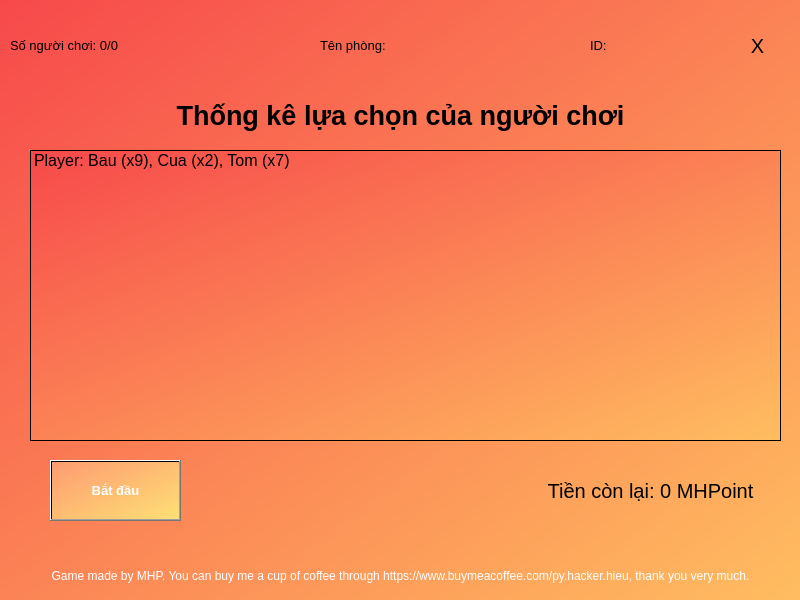
<?xml version="1.0" encoding="UTF-8"?>
<ui version="4.0">
 <class>Main</class>
 <widget class="QMainWindow" name="Main">
  <property name="geometry">
   <rect>
    <x>0</x>
    <y>0</y>
    <width>800</width>
    <height>600</height>
   </rect>
  </property>
  <property name="windowTitle">
   <string>Game Bầu Cua Online - In Game</string>
  </property>
  <property name="styleSheet">
   <string notr="true">background-color: qlineargradient(spread:pad, x1:0, y1:0, x2:1, y2:1, stop:0 rgba(247, 73, 75, 255), stop:0.997452 rgba(255, 189, 96, 255), stop:1 rgba(255, 255, 255, 255));</string>
  </property>
  <widget class="QWidget" name="centralwidget">
   <property name="styleSheet">
    <string notr="true"/>
   </property>
   <widget class="QLabel" name="credit">
    <property name="geometry">
     <rect>
      <x>0</x>
      <y>560</y>
      <width>801</width>
      <height>31</height>
     </rect>
    </property>
    <property name="styleSheet">
     <string notr="true">color:white;background-color:none;</string>
    </property>
    <property name="text">
     <string>Game made by MHP. You can buy me a cup of coffee through https://www.buymeacoffee.com/py.hacker.hieu, thank you very much.</string>
    </property>
    <property name="alignment">
     <set>Qt::AlignCenter</set>
    </property>
   </widget>
   <widget class="QLabel" name="currentbalance">
    <property name="geometry">
     <rect>
      <x>510</x>
      <y>460</y>
      <width>281</width>
      <height>61</height>
     </rect>
    </property>
    <property name="font">
     <font>
      <pointsize>15</pointsize>
     </font>
    </property>
    <property name="styleSheet">
     <string notr="true">background:none;</string>
    </property>
    <property name="text">
     <string>Tiền còn lại: 0 MHPoint</string>
    </property>
    <property name="alignment">
     <set>Qt::AlignCenter</set>
    </property>
   </widget>
   <widget class="QPushButton" name="startgame">
    <property name="geometry">
     <rect>
      <x>50</x>
      <y>460</y>
      <width>131</width>
      <height>61</height>
     </rect>
    </property>
    <property name="font">
     <font>
      <family>Segoe UI</family>
      <pointsize>10</pointsize>
      <weight>75</weight>
      <bold>true</bold>
     </font>
    </property>
    <property name="cursor">
     <cursorShape>PointingHandCursor</cursorShape>
    </property>
    <property name="styleSheet">
     <string notr="true">background-color: qlineargradient(spread:pad, x1:0, y1:0, x2:1, y2:1, stop:0 rgba(255, 170, 127, 176), stop:1 rgba(255, 255, 127, 187));
color: rgb(255, 255, 255);</string>
    </property>
    <property name="text">
     <string>Bắt đầu</string>
    </property>
   </widget>
   <widget class="QLabel" name="exit">
    <property name="geometry">
     <rect>
      <x>730</x>
      <y>20</y>
      <width>55</width>
      <height>51</height>
     </rect>
    </property>
    <property name="font">
     <font>
      <family>Segoe UI</family>
      <pointsize>15</pointsize>
     </font>
    </property>
    <property name="cursor">
     <cursorShape>PointingHandCursor</cursorShape>
    </property>
    <property name="styleSheet">
     <string notr="true">QLabel {
background:none;
}
QLabel::hover {
background:none;
color:white;
}</string>
    </property>
    <property name="text">
     <string>X</string>
    </property>
    <property name="alignment">
     <set>Qt::AlignCenter</set>
    </property>
   </widget>
   <widget class="QLabel" name="idroom">
    <property name="geometry">
     <rect>
      <x>590</x>
      <y>20</y>
      <width>141</width>
      <height>51</height>
     </rect>
    </property>
    <property name="font">
     <font>
      <pointsize>10</pointsize>
     </font>
    </property>
    <property name="styleSheet">
     <string notr="true">background:none;</string>
    </property>
    <property name="text">
     <string>ID:</string>
    </property>
    <property name="alignment">
     <set>Qt::AlignLeading|Qt::AlignLeft|Qt::AlignVCenter</set>
    </property>
   </widget>
   <widget class="QLabel" name="playercount">
    <property name="geometry">
     <rect>
      <x>10</x>
      <y>20</y>
      <width>211</width>
      <height>51</height>
     </rect>
    </property>
    <property name="font">
     <font>
      <family>Segoe UI</family>
      <pointsize>10</pointsize>
     </font>
    </property>
    <property name="styleSheet">
     <string notr="true">background:none;</string>
    </property>
    <property name="text">
     <string>Số người chơi: 0/0</string>
    </property>
   </widget>
   <widget class="QLabel" name="roomname">
    <property name="geometry">
     <rect>
      <x>320</x>
      <y>20</y>
      <width>191</width>
      <height>51</height>
     </rect>
    </property>
    <property name="font">
     <font>
      <pointsize>10</pointsize>
     </font>
    </property>
    <property name="styleSheet">
     <string notr="true">background:none;</string>
    </property>
    <property name="text">
     <string>Tên phòng:</string>
    </property>
    <property name="alignment">
     <set>Qt::AlignLeading|Qt::AlignLeft|Qt::AlignVCenter</set>
    </property>
   </widget>
   <widget class="QListWidget" name="listplayer">
    <property name="geometry">
     <rect>
      <x>30</x>
      <y>150</y>
      <width>751</width>
      <height>291</height>
     </rect>
    </property>
    <property name="font">
     <font>
      <pointsize>12</pointsize>
     </font>
    </property>
    <item>
     <property name="text">
      <string>Player: Bau (x9), Cua (x2), Tom (x7)</string>
     </property>
    </item>
   </widget>
   <widget class="QLabel" name="title">
    <property name="geometry">
     <rect>
      <x>0</x>
      <y>90</y>
      <width>801</width>
      <height>51</height>
     </rect>
    </property>
    <property name="sizePolicy">
     <sizepolicy hsizetype="Fixed" vsizetype="Fixed">
      <horstretch>0</horstretch>
      <verstretch>0</verstretch>
     </sizepolicy>
    </property>
    <property name="font">
     <font>
      <family>Segoe UI</family>
      <pointsize>20</pointsize>
      <weight>75</weight>
      <bold>true</bold>
     </font>
    </property>
    <property name="autoFillBackground">
     <bool>false</bool>
    </property>
    <property name="styleSheet">
     <string notr="true">background:none;</string>
    </property>
    <property name="text">
     <string>Thống kê lựa chọn của người chơi</string>
    </property>
    <property name="scaledContents">
     <bool>true</bool>
    </property>
    <property name="alignment">
     <set>Qt::AlignCenter</set>
    </property>
   </widget>
  </widget>
 </widget>
 <resources>
  <include location="background.qrc"/>
  <include location="assets.qrc"/>
 </resources>
 <connections/>
</ui>
